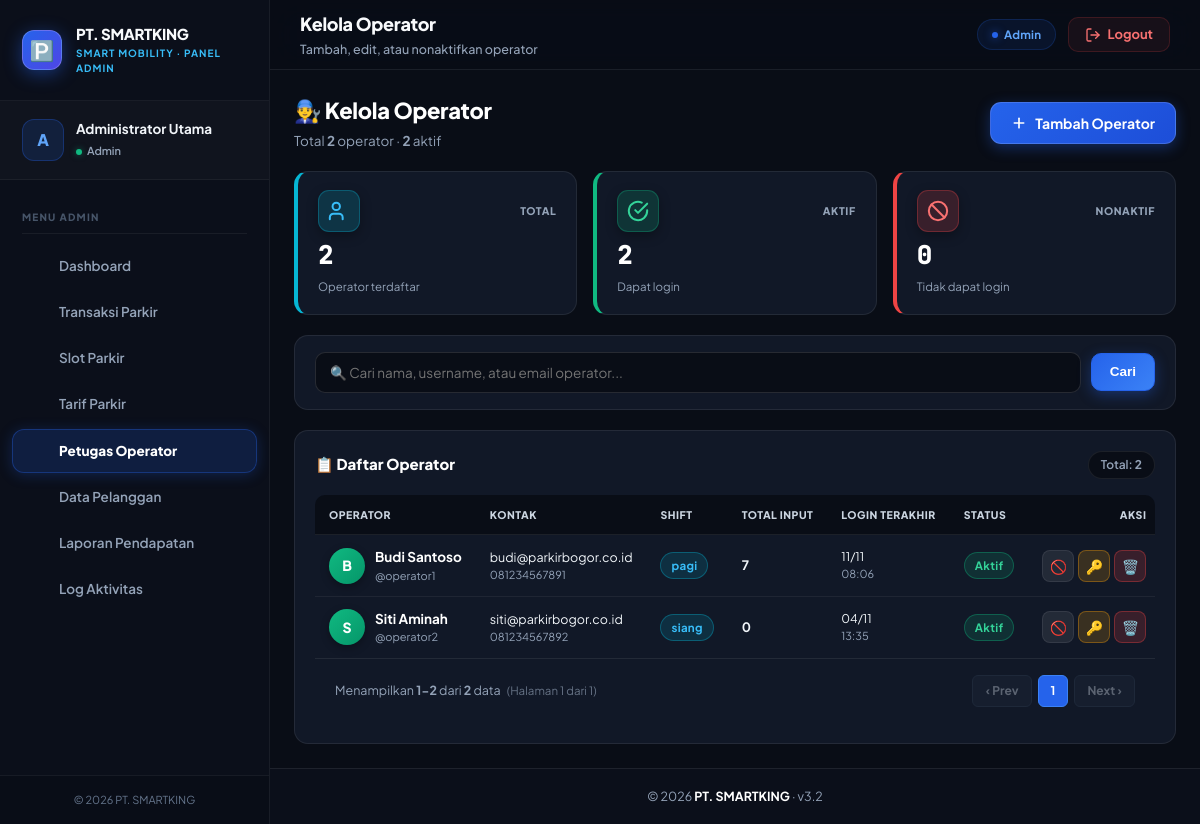
The app's page /admin/operator.php (signed in) with its own data.
### tables this page shows
CREATE TABLE `users` (
  `id_user` int(11) NOT NULL AUTO_INCREMENT,
  `nama_lengkap` varchar(100) NOT NULL,
  `username` varchar(50) NOT NULL,
  `email` varchar(100) DEFAULT NULL,
  `no_telepon` varchar(20) DEFAULT NULL,
  `alamat` text DEFAULT NULL,
  `password` varchar(255) NOT NULL,
  `role` enum('admin','operator','pelanggan') NOT NULL DEFAULT 'operator',
  `shift` enum('pagi','siang','malam') DEFAULT 'pagi',
  `aktif` tinyint(1) NOT NULL DEFAULT 1,
  `last_login` datetime DEFAULT NULL,
  `created_at` datetime DEFAULT current_timestamp(),
  PRIMARY KEY (`id_user`),
  UNIQUE KEY `username` (`username`)
);

### admin/operator.php (the view, shortened to what this page needs)
<?php
require_once __DIR__ . '/../includes/functions.php';
require_once __DIR__ . '/../includes/auth.php';
$search = trim($_GET['q'] ?? '');
$where = "WHERE u.role='operator'";
$params = [];
$types = '';
$count_sql = "SELECT COUNT(*) c FROM users u $where";
if (!empty($params)) {
    $stmt = $koneksi->prepare($count_sql);
    $stmt->bind_param($types, ...$params);
    $stmt->execute();
    $total_data = (int)$stmt->get_result()->fetch_assoc()['c'];
} else {
    $total_data = (int)$koneksi->query($count_sql)->fetch_assoc()['c'];
}
$pagi = paginate($total_data, 10);
$sql = "SELECT u.*,
    (SELECT COUNT(*) FROM transaksi_parkir WHERE operator_id = u.id_user) AS total_input,
    (SELECT COUNT(*) FROM pembayaran WHERE kasir_id = u.id_user) AS total_kasir,
    (SELECT COUNT(*) FROM transaksi_parkir WHERE operator_id = u.id_user AND DATE(waktu_masuk) = CURDATE()) AS input_hari_ini
    FROM users u
    $where
    ORDER BY u.created_at DESC
    LIMIT {$pagi['per_page']} OFFSET {$pagi['offset']}";
if (!empty($params)) {
    $stmt = $koneksi->prepare($sql);
    $stmt->bind_param($types, ...$params);
    $stmt->execute();
    $operator = $stmt->get_result();
} else {
    $operator = $koneksi->query($sql);
}
$total_all = (int)$koneksi->query("SELECT COUNT(*) c FROM users WHERE role='operator'")->fetch_assoc()['c'];
$aktif_count = (int)$koneksi->query("SELECT COUNT(*) c FROM users WHERE role='operator' AND aktif=1")->fetch_assoc()['c'];
include __DIR__ . '/../includes/header.php';
?>
<div class="op-header">
  <div class="op-header-left">
    <h2>👨‍🔧 Kelola Operator</h2>
    <p>Total <b><?= number_format($total_all) ?></b> operator · <b><?= number_format($aktif_count) ?></b> aktif</p>
  </div>
  <button class="btn-add" onclick="toggleForm()" id="btnToggle">
    <svg width="16" height="16" viewBox="0 0 24 24" fill="none" stroke="currentColor" stroke-width="2.5" stroke-linecap="round" stroke-linejoin="round"><line x1="12" y1="5" x2="12" y2="19"/><line x1="5" y1="12" x2="19" y2="12"/></svg>
    Tambah Operator
  </button>
</div>
<div class="op-stats">
  <div class="op-stat cyan">
    <div class="op-stat-top">
      <div class="op-stat-icon">
        <svg width="22" height="22" viewBox="0 0 24 24" fill="none" stroke="currentColor" stroke-width="2.2" stroke-linecap="round" stroke-linejoin="round"><path d="M16 21v-2a4 4 0 0 0-4-4H6a4 4 0 0 0-4 4v2"/><circle cx="9" cy="7" r="4"/></svg>
      </div>
      <span class="op-stat-label">Total</span>
    </div>
    <div class="op-stat-value"><?= number_format($total_all) ?></div>
    <div class="op-stat-desc">Operator terdaftar</div>
  </div>
  <div class="op-stat green">
    <div class="op-stat-top">
      <div class="op-stat-icon">
        <svg width="22" height="22" viewBox="0 0 24 24" fill="none" stroke="currentColor" stroke-width="2.2" stroke-linecap="round" stroke-linejoin="round"><path d="M22 11.08V12a10 10 0 1 1-5.93-9.14"/><polyline points="22 4 12 14.01 9 11.01"/></svg>
      </div>
      <span class="op-stat-label">Aktif</span>
    </div>
    <div class="op-stat-value"><?= number_format($aktif_count) ?></div>
    <div class="op-stat-desc">Dapat login</div>
  </div>
  <div class="op-stat red">
    <div class="op-stat-top">
      <div class="op-stat-icon">
        <svg width="22" height="22" viewBox="0 0 24 24" fill="none" stroke="currentColor" stroke-width="2.2" stroke-linecap="round" stroke-linejoin="round"><circle cx="12" cy="12" r="10"/><line x1="4.93" y1="4.93" x2="19.07" y2="19.07"/></svg>
      </div>
      <span class="op-stat-label">Nonaktif</span>
    </div>
    <div class="op-stat-value"><?= number_format($total_all - $aktif_count) ?></div>
    <div class="op-stat-desc">Tidak dapat login</div>
  </div>
</div>
<div class="op-search">
  <form method="get" class="op-search-form">
    <input type="text" name="q" class="op-search-input"
           placeholder="🔍 Cari nama, username, atau email operator..."
           value="<?= e($search) ?>">
    <button type="submit" class="btn btn-primary">Cari</button>
  </form>
</div>
<div class="op-table-card">
  <div class="op-table-header">
    <h3 class="op-table-title">📋 Daftar Operator</h3>
    <span class="op-table-info">
      <?php if ($search): ?>
        Hasil: <b><?= number_format($total_data) ?></b>
      <?php else: ?>
        Total: <b><?= number_format($total_all) ?></b>
      <?php endif; ?>
    </span>
  </div>
  <?php if ($operator->num_rows === 0): ?>
    <div style="text-align:center;padding:48px 20px;color:#94a3b8;">
      <div style="font-size:48px;margin-bottom:12px;opacity:.5;"><?= $search ? '🔍' : '👨‍🔧' ?></div>
      <div style="font-size:14px;font-weight:600;">
        <?= $search ? 'Tidak ada hasil untuk "' . e($search) . '"' : 'Belum ada operator terdaftar' ?>
      </div>
    </div>
  <?php else: ?>
    <div class="op-table-scroll">
      <table>
        <thead>
          <tr>
            <th>Operator</th>
            <th>Kontak</th>
            <th>Shift</th>
            <th>Total Input</th>
            <th>Login Terakhir</th>
            <th>Status</th>
            <th style="text-align:right;">Aksi</th>
          </tr>
        </thead>
        <tbody>
          <?php while ($r = $operator->fetch_assoc()): ?>
            <tr>
              <td>
                <div class="op-user">
                  <div class="op-avatar <?= $r['aktif'] ? 'on' : 'off' ?>">
                    <?= strtoupper(substr($r['nama_lengkap'], 0, 1)) ?>
                  </div>
                  <div class="op-user-info">
                    <div class="op-user-name" title="<?= e($r['nama_lengkap']) ?>">
                      <?= e($r['nama_lengkap']) ?>
                    </div>
                    <div class="op-user-sub">@<?= e($r['username']) ?></div>
                  </div>
                </div>
              </td>
              <td>
                <div style="font-size:12.5px;"><?= e($r['email'] ?: '-') ?></div>
                <div style="font-size:11px;color:#94a3b8;"><?= e($r['no_telepon'] ?: '-') ?></div>
              </td>
              <td><span class="badge badge-info"><?= e($r['shift'] ?: '-') ?></span></td>
              <td>
                <b><?= number_format($r['total_input']) ?></b>
              </td>
              <td>
                <?php if ($r['last_login']): ?>
                  <div style="font-size:12px;"><?= date('d/m', strtotime($r['last_login'])) ?></div>
                  <div style="font-size:11px;color:#94a3b8;"><?= date('H:i', strtotime($r['last_login'])) ?></div>
                <?php else: ?>
                  <span style="color:#94a3b8;">Belum login</span>
                <?php endif; ?>
              </td>
              <td>
                <?php if ($r['aktif']): ?>
                  <span class="badge badge-success">Aktif</span>
                <?php else: ?>
                  <span class="badge badge-danger">Nonaktif</span>
                <?php endif; ?>
              </td>
              <td style="text-align:right;">
                <form method="post" class="op-actions">
                  <button class="op-btn-icon toggle" name="aksi" value="toggle" title="Toggle aktif"><?= $r['aktif'] ? '🚫' : '✅' ?></button>
                  <button class="op-btn-icon reset" name="aksi" value="reset" title="Reset password" onclick="return confirm('Reset password ke operator123?')">🔑</button>
                  <button class="op-btn-icon del" name="aksi" value="hapus" title="Hapus" onclick="return confirm('Yakin hapus?')">🗑️</button>
                </form>
              </td>
            </tr>
          <?php endwhile; ?>
        </tbody>
      </table>
    </div>
    <?= render_pagination($pagi) ?>
  <?php endif; ?>
</div>
<?php include __DIR__ . '/../includes/footer.php'; ?>

### includes/functions.php (shortened to what this page needs)
<?php
if (!function_exists('e')) {
    function e($str) { return htmlspecialchars((string)$str, ENT_QUOTES, 'UTF-8'); }
}
if (!function_exists('paginate')) {
    function paginate($total_data, $per_page = 10, $page_param = 'page') {
        $total_data = (int)$total_data;
        $per_page = max(1, (int)$per_page);
        $total_pages = max(1, (int)ceil($total_data / $per_page));
        $page = isset($_GET[$page_param]) ? (int)$_GET[$page_param] : 1;
        $page = max(1, min($page, $total_pages));
        $offset = ($page - 1) * $per_page;
        return [
            'page'        => $page,
            'per_page'    => $per_page,
            'offset'      => $offset,
            'total_data'  => $total_data,
            'total_pages' => $total_pages,
            'from'        => $total_data > 0 ? $offset + 1 : 0,
            'to'          => min($offset + $per_page, $total_data),
            'param'       => $page_param,
            'always_show' => true,
        ];
    }
}
if (!function_exists('render_pagination')) {
    function render_pagination($pagi, $base_query = [], $anchor = '', $always_show = true) {
        $show_always = isset($pagi['always_show']) ? $pagi['always_show'] : $always_show;
        $param_name = $pagi['param'] ?? 'page';
        $query = $_GET;
        unset($query[$param_name]);
        $build_url = function($page) use ($query, $param_name, $anchor) {
            $query[$param_name] = $page;
            $qs = http_build_query($query);
            return '?' . $qs . ($anchor ? $anchor : '');
        };
        $html = '<div class="pagination">';
        $html .= '<div class="pagination-info">Menampilkan <b>' . $pagi['from'] . '-' . $pagi['to'] . '</b> dari <b>' . number_format($pagi['total_data']) . '</b> data';
        if ($pagi['total_pages'] > 0) {
            $html .= ' <span style="opacity:0.65;font-size:11.5px;margin-left:4px;">(Halaman ' . $pagi['page'] . ' dari ' . $pagi['total_pages'] . ')</span>';
        }
        $html .= '</div>';
        $html .= '<div class="pagination-buttons">';
        if ($pagi['page'] > 1) {
            $html .= '<a href="' . $build_url($pagi['page'] - 1) . '" class="page-btn">‹ Prev</a>';
        } else {
            $html .= '<span class="page-btn disabled">‹ Prev</span>';
        }
        if ($pagi['total_pages'] <= 1) {
            $html .= '<span class="page-btn active">1</span>';
        }
        if ($pagi['page'] < $pagi['total_pages']) {
            $html .= '<a href="' . $build_url($pagi['page'] + 1) . '" class="page-btn">Next ›</a>';
        } else {
            $html .= '<span class="page-btn disabled">Next ›</span>';
        }
        $html .= '</div></div>';
        return $html;
    }
}
?>

### assets/style.css (style rules this page uses)
:root { --primary: #2563eb; --primary-hover: #1d4ed8; --primary-active: #1e40af; --primary-light: #eff6ff; --primary-ring: rgba(37, 99, 235, 0.25); --success: #10b981; --success-dark: #059669; --success-light: #ecfdf5; --warning: #f59e0b; --warning-dark: #d97706; --warning-light: #fffbeb; --danger: #ef4444; --danger-dark: #dc2626; --danger-light: #fef2f2; --info: #06b6d4; --info-dark: #0891b2; --info-light: #ecfeff; --bg-dark: #090d16; --card-dark: #111827; --card-dark-border: rgba(255, 255, 255, 0.08); --card-dark-hover: #162032; --text-dark-primary: #ffffff; --text-dark-secondary: #cbd5e1; --text-dark-muted: #94a3b8; --bg-light: #f8fafc; --card-light: #ffffff; --border-light: #e2e8f0; --text-light-primary: #0f172a; --text-light-secondary: #475569; --text-light-muted: #94a3b8; --sidebar-w: 260px; --radius-sm: 6px; --radius: 10px; --radius-lg: 16px; --radius-pill: 9999px; --shadow-sm: 0 1px 3px rgba(0,0,0,0.1); --shadow: 0 4px 12px rgba(0,0,0,0.15); --shadow-lg: 0 10px 25px rgba(0,0,0,0.25); --shadow-glow: 0 0 20px rgba(37, 99, 235, 0.35); }
*, *::before, *::after { box-sizing: border-box; margin: 0; padding: 0; }
html { font-size: 14px; scroll-behavior: smooth; }
body { font-family: 'Plus Jakarta Sans', 'Inter', -apple-system, sans-serif; background-color: var(--bg-dark); color: var(--text-dark-primary); line-height: 1.5; -webkit-font-smoothing: antialiased; }
.btn { display: inline-flex; align-items: center; justify-content: center; gap: 8px; padding: 10px 18px; font-size: 13.5px; font-weight: 700; border-radius: var(--radius); border: 1px solid transparent; cursor: pointer; transition: all 0.2s cubic-bezier(0.4, 0, 0.2, 1); text-decoration: none; line-height: 1.2; }
.btn-primary { background: linear-gradient(135deg, #2563eb, #3b82f6); color: #ffffff; border-color: #2563eb; box-shadow: 0 4px 14px rgba(37, 99, 235, 0.35); }
.badge { display: inline-flex; align-items: center; gap: 5px; padding: 4px 10px; border-radius: var(--radius-pill); font-size: 11.5px; font-weight: 700; letter-spacing: 0.3px; white-space: nowrap; }
.badge-success { background: rgba(16, 185, 129, 0.15); color: #34d399; border: 1px solid rgba(16, 185, 129, 0.35); }
.badge-info { background: rgba(6, 182, 212, 0.15); color: #38bdf8; border: 1px solid rgba(6, 182, 212, 0.35); }
table { width: 100%; border-collapse: collapse; font-size: 13.5px; color: #e2e8f0; }
th { background: #090d16; padding: 14px 18px; text-align: left; font-size: 11px; font-weight: 800; color: #cbd5e1; text-transform: uppercase; letter-spacing: 0.6px; border-bottom: 1px solid var(--card-dark-border); }
td { padding: 14px 18px; border-bottom: 1px solid var(--card-dark-border); vertical-align: middle; color: #f1f5f9; }
input[type="text"], input[type="number"], input[type="password"], input[type="email"], input[type="date"], select, textarea, .form-control { width: 100%; padding: 11px 14px; background: #090d16; border: 1.5px solid rgba(255, 255, 255, 0.12); border-radius: var(--radius); color: #ffffff; font-size: 13.5px; font-family: inherit; outline: none; transition: all 0.2s; }
.pagination { display: flex; justify-content: space-between; align-items: center; padding: 16px 20px; border-top: 1px solid var(--card-dark-border); flex-wrap: wrap; gap: 12px; font-size: 12.5px; color: #94a3b8; }
.pagination-buttons { display: flex; gap: 6px; align-items: center; }
.page-btn { padding: 6px 12px; border-radius: var(--radius-sm); background: #1e293b; border: 1px solid #334155; color: #cbd5e1; font-weight: 700; font-size: 12px; transition: all 0.2s; }
.page-btn.active { background: #2563eb; color: #ffffff; border-color: #3b82f6; }
.page-btn.disabled { opacity: 0.4; pointer-events: none; }

### includes/header.php (style rules this page uses)
*, *::before, *::after { box-sizing: border-box; margin: 0; padding: 0; }
body { font-family: 'Plus Jakarta Sans', 'Inter', -apple-system, sans-serif; background: #090d16; color: #f1f5f9; display: flex; min-height: 100vh; overflow-x: hidden; }

### records on screen
users: nama_lengkap "B", nama_lengkap "Budi Santoso", username "operator1", email "budi@parkirbogor.co.id", no_telepon "081234567891", shift "pagi", total_input "7", last_login "11/11", last_login "08:06", shows "Aktif", aktif "1", id_user "2"
users: nama_lengkap "S", nama_lengkap "Siti Aminah", username "operator2", email "siti@parkirbogor.co.id", no_telepon "081234567892", shift "siang", total_input "0", last_login "04/11", last_login "13:35", aktif "Aktif"

### other values on screen
$perusahaan['nama_perusahaan'] "PT. SMARTKING"
$role_label "ADMIN"
$user_initial "A"
$_SESSION['nama_lengkap'] "Administrator Utama"
$role_label "Admin"
$m['label'] "Dashboard"
$m['label'] "Transaksi Parkir"
$m['label'] "Slot Parkir"
$m['label'] "Tarif Parkir"
$m['label'] "Petugas Operator"
$m['label'] "Data Pelanggan"
$m['label'] "Laporan Pendapatan"
$m['label'] "Log Aktivitas"
$page_title "Kelola Operator"
$page_subtitle "Tambah, edit, atau nonaktifkan operator"
